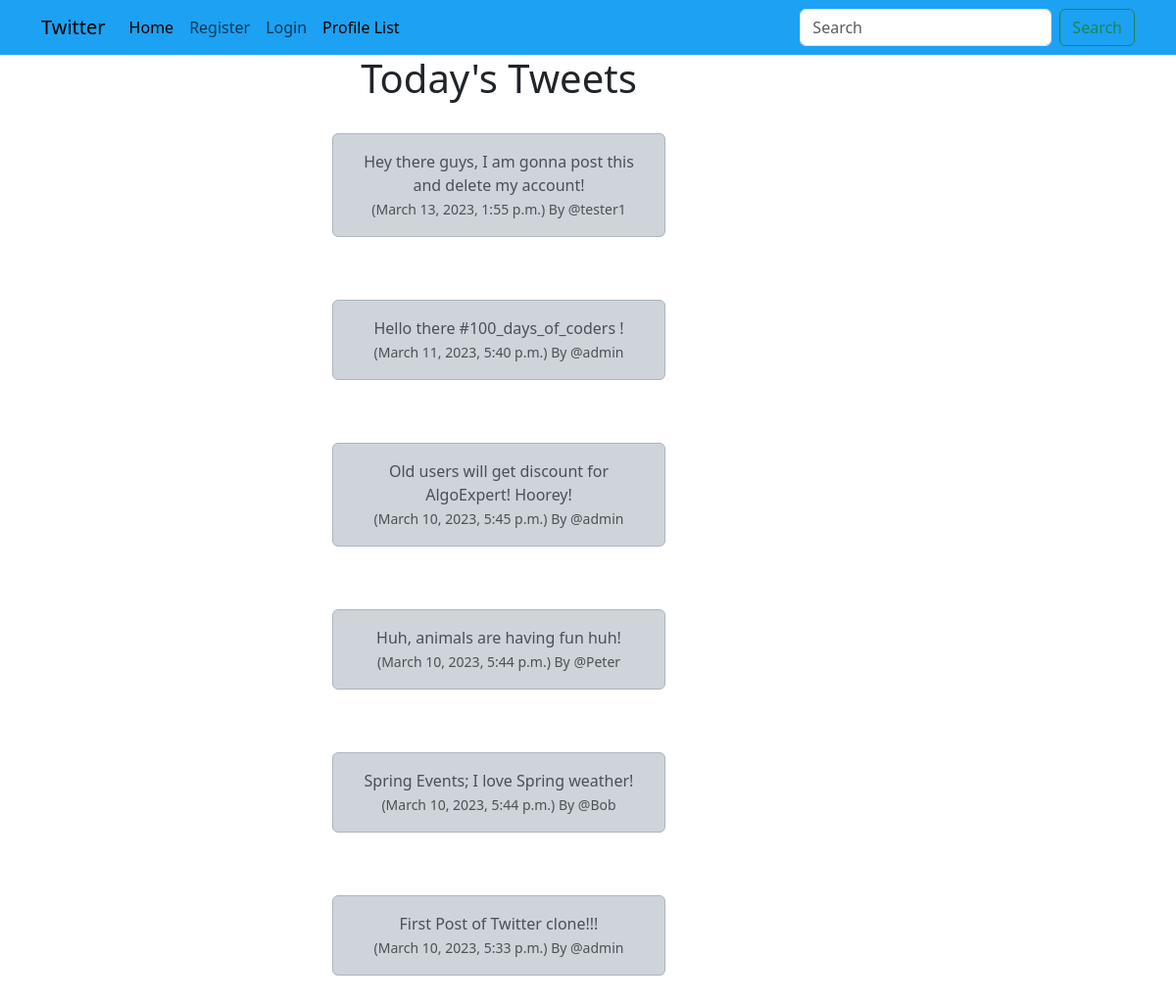
The page / on the database its author committed.
### main/models.py (models this page shows, shortened)
class Tweet(models.Model):
    user = models.ForeignKey(
        User, related_name="tweets",
        on_delete=models.DO_NOTHING
    )
    body = models.CharField(max_length=255)
    created_at = models.DateTimeField(auto_now_add=True)

### main/views.py (the view)
# urls.py: path("", views.home, name="home"),
def home(request):
    tweets = Tweet.objects.all().order_by("-created_at")
    if request.user.is_authenticated:
        form = TweetForm(request.POST or None)
        if request.method == "POST":
            if form.is_valid():
                tweet = form.save(commit=False)
                tweet.user = request.user
                tweet.save()
                messages.success(request, "Your tweet added successfully!")
                return redirect("home")
        return render(request, "home.html", {"tweets": tweets, "form": form})
    else:
        return render(request, "home.html", {"tweets": tweets})

### templates/home.html (shortened to what this page needs)
{% extends 'base.html' %}
{% block content %}
	<div class="container text-center">
		<div class="row">
			<div class="col-8">
	<h1>Today's Tweets</h1>
<br/>
	{% for tweet in tweets %}
		<div class="alert alert-dark" role="alert">
		  {{ tweet.body }}<br/>
		  <small class="text-muted">
		  	({{ tweet.created_at}}) By
		  	@{{ tweet.user.username }}
		  </small>
		</div><br/><br/>
	{% endfor %}
</div>
				<br/><br/><br/>
</div>
</div>
{% endblock %}

### rows shown on the page
Tweet: body "Hey there guys, I am gonna post this and delete my account!", created_at "March 13, 2023, 1:55 p.m.", user.username "tester1"
Tweet: body "Hello there #100_days_of_coders !", created_at "March 11, 2023, 5:40 p.m.", user.username "admin"
Tweet: body "Old users will get discount for AlgoExpert! Hoorey!", created_at "March 10, 2023, 5:45 p.m.", user.username "admin"
Tweet: body "Huh, animals are having fun huh!", created_at "March 10, 2023, 5:44 p.m.", user.username "Peter"
Tweet: body "Spring Events; I love Spring weather!", created_at "March 10, 2023, 5:44 p.m.", user.username "Bob"
Tweet: body "First Post of Twitter clone!!!", created_at "March 10, 2023, 5:33 p.m.", user.username "admin"
